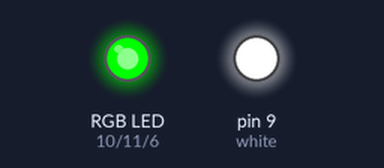
Recording of a sketch running on a simulated Arduino Uno, built with avr-gcc and run on an emulated ATmega328P. Parts: an RGB LED mixed from three pins (HIGH = lit), output pins drawn as LEDs (lit = HIGH).

Above: at 0.05 s.
At 2.75 s:
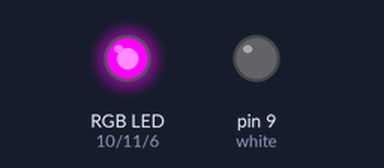
Timing chart, 0 to 6.6 s (numbered marks = the images above):
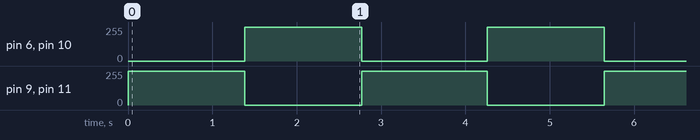

Measured:
- by itself, pin 6 (blue), pin 10 (red): alternates 255/255 for 1.4 s and 0/255 for 1.5 s
- by itself, pin 9 (white), pin 11 (green): alternates 255/255 for 1.5 s and 0/255 for 1.4 s

The sketch:

ChristmasLights1.ino
```cpp
//LEDs are connected like this: white, red, green, blue
//Just a pattern where the white and green LEDs light up while the red and blue ones are fading off and vice versa

#define white 9
#define red 10
#define green 11
#define blue 6

void setup() {
  pinMode(9, OUTPUT);
  pinMode(10, OUTPUT);
  pinMode(11, OUTPUT);
  pinMode(6, OUTPUT);
}

void loop() {
 int i;

 //start: white and green are lit up, red and blue are off
 analogWrite(white, 255);
 analogWrite(green, 255);
 analogWrite(red, 0);
 analogWrite(blue, 0);
 delay(100);

 //fading of white and green, lighting up of red and blue
 for (i=255; i>=0; i--){
  analogWrite(white, i);
  analogWrite(green, i);
  analogWrite(red, 255-i);
  analogWrite(blue, 255-i);
  delay(5);
 }
 delay(100);

  // This code was used for testing
  /* analogWrite(white, 0);
     analogWrite(green, 0);
     analogWrite(red, 255);
     analogWrite(blue, 255);
     delay(100);
  */

 //lighting up of white and green, fading off of red and blue
 for (i=255; i>=0; i--){
  analogWrite(white, 255-i);
  analogWrite(green, 255-i);
  analogWrite(red, i);
  analogWrite(blue, i);
  delay(5);
 }
 delay(100);

}
```
